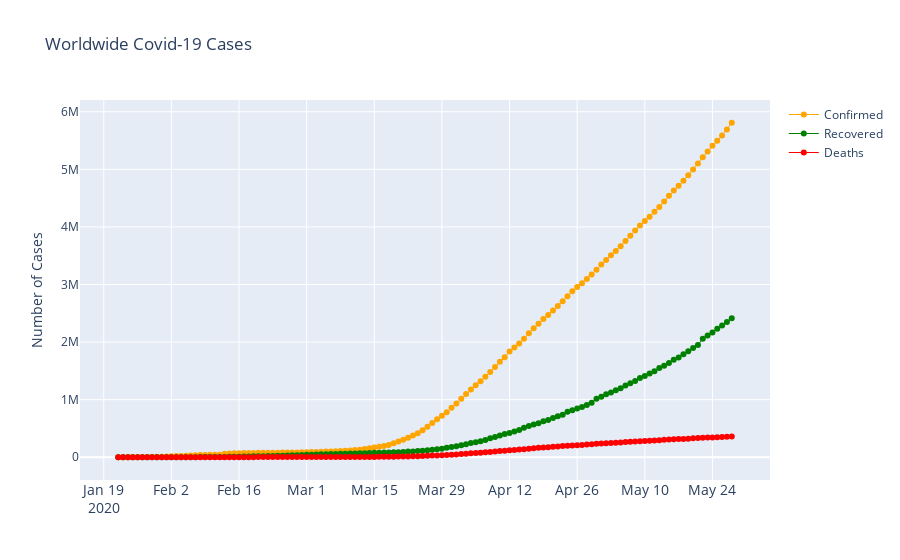

Source (notebook cell):
### Code cell
# Scatter plot for the above three categories

fig = go.Figure()
fig.add_trace(go.Scatter(x = confirmed['Date'],
                         y = confirmed['Confirmed'],
                         name = 'Confirmed',
                         mode = 'lines+markers',
                         line = dict(color = 'Orange', width = 1)))
fig.add_trace(go.Scatter(x = recovered['Date'],
                         y = recovered['Recovered'],
                         name = 'Recovered',
                         mode = 'lines+markers',
                         line = dict(color = 'Green', width = 1)))
fig.add_trace(go.Scatter(x = deaths['Date'],
                         y = deaths['Deaths'],
                         name = 'Deaths',
                         mode = 'lines+markers',
                         line = dict(color = 'Red', width = 1)))
fig.update_layout(title = 'Worldwide Covid-19 Cases', xaxis_tickfont_size = 14, yaxis = dict(title = 'Number of Cases'))
fig.show()
